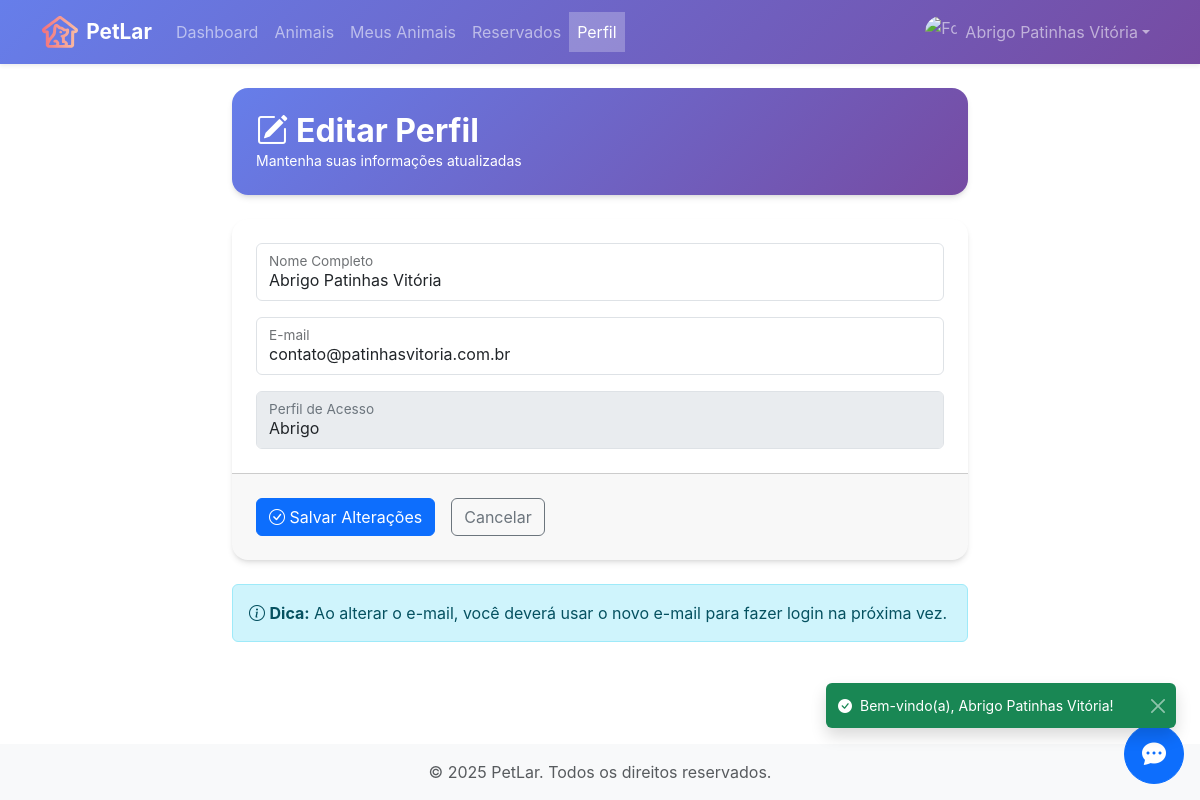
/usuario/perfil/editar (signed in), run on the app's committed database.
### tables this page shows
CREATE TABLE usuario (
    id INTEGER PRIMARY KEY AUTOINCREMENT,
    nome TEXT NOT NULL,
    email TEXT UNIQUE NOT NULL,
    senha TEXT NOT NULL,
    perfil TEXT NOT NULL,
    data_nascimento TEXT,
    numero_documento TEXT,
    telefone TEXT,
    confirmado INTEGER DEFAULT 0,
    token_redefinicao TEXT,
    data_token TEXT,
    data_cadastro DATETIME DEFAULT CURRENT_TIMESTAMP
);

### routes/usuario_routes.py (the view)
@router.get("/usuario/perfil/editar")
@requer_autenticacao()
async def get_editar_perfil(request: Request, usuario_logado: Optional[UsuarioLogado] = None):
    if not usuario_logado:
        return RedirectResponse(url="/login", status_code=status.HTTP_302_FOUND)
    ip = obter_identificador_cliente(request)
    if not form_get_limiter.verificar(ip):
        informar_erro(request, f"Muitas requisições. Aguarde {form_get_limiter.janela_minutos} minuto(s).")
        logger.warning(f"Rate limit excedido para formulário GET - IP: {ip}")
        return RedirectResponse("/usuario", status_code=status.HTTP_303_SEE_OTHER)
    usuario = obter_ou_404(
        usuario_repo.obter_por_id(usuario_logado.id),
        request,
        "Usuário não encontrado!",
        "/logout"
    )
    if isinstance(usuario, RedirectResponse):
        return usuario
    return templates_usuario.TemplateResponse(
        "perfil/editar.html", {"request": request, "dados": usuario.__dict__, "usuario_logado": usuario_logado}
    )

### templates/perfil/editar.html (shortened to what this page needs)
{% extends "base_privada.html" %}
{% from "macros/form_fields.html" import field with context %}
{% block content %}
<div class="row">
    <div class="col-md-8 mx-auto">
        <div class="card card-modern border-0 overflow-hidden mb-4">
            <div class="bg-gradient-primary text-white p-4">
                <h2 class="fw-bold mb-0">
                    <i class="bi bi-pencil-square me-2"></i>Editar Perfil
                </h2>
                <p class="mb-0 small opacity-90">Mantenha suas informações atualizadas</p>
            </div>
        </div>
        <div class="card card-modern border-0">
            <form action="/usuario/perfil/editar" method="post">
                <div class="card-body p-4">
                    <div class="row">
                        <div class="col-12 mb-3">
                            {{ field(name='nome', label='Nome Completo', type='text', required=true,
                            value=dados.nome, attributes={'minlength': 3, 'maxlength': 100}) }}
                        </div>
                        <div class="col-12 mb-3">
                            {{ field(name='email', label='E-mail', type='email', required=true,
                            value=dados.email) }}
                        </div>
                        <div class="col-12">
                            {{ field(name='perfil', label='Perfil de Acesso', type='text',
                            value=dados.perfil, disabled=true, wrapper_class='mb-0') }}
                        </div>
                    </div>
                </div>
                <div class="card-footer p-4">
                    <div class="d-flex gap-3">
                        <button type="submit" class="btn btn-primary">
                            <i class="bi bi-check-circle"></i> Salvar Alterações
                        </button>
                        <a href="/usuario/perfil/visualizar" class="btn btn-outline-secondary">
                            Cancelar
                        </a>
                    </div>
                </div>
            </form>
        </div>
        <div class="alert alert-info mt-4" role="alert">
            <i class="bi bi-info-circle"></i>
            <strong>Dica:</strong> Ao alterar o e-mail, você deverá usar o novo e-mail para fazer login na próxima
            vez.
        </div>
    </div>
</div>
{% endblock %}

### templates/macros/form_fields.html (shortened to what this page needs)
{% set field_id = id or name %}
{% set field_error = erros[name] if erros is defined and name in erros else none %}
{% set field_value = value if value is not none else (dados[name] if dados is defined and name in dados else '') %}
{% set field_placeholder = placeholder or label %}
{% set has_error = field_error is not none %}
{% set extra_attrs = attributes or {} %}
{% set floating_types = ['text', 'email', 'password', 'tel', 'url', 'search', 'number',
'date', 'time', 'datetime-local', 'month', 'week', 'color', 'file'] %}
{% if type == 'hidden' %}
<input type="hidden" id="{{ field_id }}" name="{{ name }}" value="{{ field_value }}">
{% elif type in floating_types %}
<div class="{{ wrapper_class }}">
    <div class="form-floating">
        <input type="{{ type }}" class="form-control {{ class_extra }} {% if has_error %}is-invalid{% endif %}"
            id="{{ field_id }}" name="{{ name }}" value="{{ field_value }}" placeholder="{{ field_placeholder }}" {% if
            disabled %}disabled{% endif %} {% if readonly %}readonly{% endif %} {% if required %}required{% endif %}  {% for attr, attr_value in extra_attrs.items() %}{{ attr
            }}="{{ attr_value }}" {% endfor %}>
        <label for="{{ field_id }}">{{ label }}</label>
    </div>
</div>
{% else %}
<div class="{{ wrapper_class }}">
    <div class="alert alert-warning" role="alert">
        <i class="bi bi-exclamation-triangle"></i> Tipo de campo '{{ type }}' não suportado pela macro field().
    </div>
</div>
{% endif %}

### templates/components/navbar_user_dropdown.html (shortened to what this page needs)
<li class="nav-item dropdown">
    <a class="nav-link dropdown-toggle d-flex align-items-center" href="#" role="button" data-bs-toggle="dropdown">
        <img src="/static/img/usuarios/{{ '%06d' % request.session.get('usuario_logado')['id'] }}.jpg"
             alt="Foto do usuário"
             class="rounded-circle me-2 object-fit-cover"
             width="32"
             height="32"
             onerror="this.src='/static/img/user.jpg'">
        {{ request.session.get('usuario_logado')['nome'] }}
    </a>
</li>

### static/css/custom.css (style rules this page uses)
:root { --petlar-primary: #6366f1; --petlar-primary-dark: #4f46e5; --petlar-secondary: #ec4899; --petlar-accent: #f97316; --petlar-success: #10b981; --petlar-warning: #f59e0b; --petlar-danger: #ef4444; --petlar-info: #06b6d4; --gradient-primary: linear-gradient(135deg, #667eea 0%, #764ba2 100%); --gradient-warm: linear-gradient(135deg, #f093fb 0%, #f5576c 100%); --gradient-sunset: linear-gradient(135deg, #fa709a 0%, #fee140 100%); --gradient-ocean: linear-gradient(135deg, #4facfe 0%, #00f2fe 100%); --gradient-forest: linear-gradient(135deg, #11998e 0%, #38ef7d 100%); --gradient-hero: linear-gradient(135deg, #667eea 0%, #764ba2 50%, #f093fb 100%); --shadow-sm: 0 1px 2px 0 rgb(0 0 0 / 0.05); --shadow-md: 0 4px 6px -1px rgb(0 0 0 / 0.1), 0 2px 4px -2px rgb(0 0 0 / 0.1); --shadow-lg: 0 10px 15px -3px rgb(0 0 0 / 0.1), 0 4px 6px -4px rgb(0 0 0 / 0.1); --shadow-xl: 0 20px 25px -5px rgb(0 0 0 / 0.1), 0 8px 10px -6px rgb(0 0 0 / 0.1); --shadow-2xl: 0 25px 50px -12px rgb(0 0 0 / 0.25); --shadow-colored: 0 10px 40px -10px rgba(102, 126, 234, 0.5); --radius-sm: 0.375rem; --radius-md: 0.5rem; --radius-lg: 0.75rem; --radius-xl: 1rem; --radius-2xl: 1.5rem; --radius-full: 9999px; --transition-fast: 150ms cubic-bezier(0.4, 0, 0.2, 1); --transition-normal: 300ms cubic-bezier(0.4, 0, 0.2, 1); --transition-slow: 500ms cubic-bezier(0.4, 0, 0.2, 1); --primary-color: #0d6efd; --secondary-color: #6c757d; --success-color: #198754; --danger-color: #dc3545; --warning-color: #ffc107; --info-color: #0dcaf0; --light-color: #f8f9fa; --dark-color: #212529; }
body { font-family: 'Inter', -apple-system, BlinkMacSystemFont, 'Segoe UI', Roboto, sans-serif; -webkit-font-smoothing: antialiased; -moz-osx-font-smoothing: grayscale; }
html { scroll-behavior: smooth; }
.card-modern { border: none; border-radius: var(--radius-xl); box-shadow: var(--shadow-md); transition: all var(--transition-normal); overflow: hidden; }
.bg-gradient-primary { background: var(--gradient-primary); }

### templates/base_privada.html (style rules this page uses)
.navbar .dropdown { position: relative; z-index: 1001; }

### data on the page
usuario: session "Abrigo Patinhas Vitória", nome "Abrigo Patinhas Vitória", email "contato@patinhasvitoria.com.br", perfil "Abrigo"

### other printed values
{{ APP_NAME }} "PetLar"
